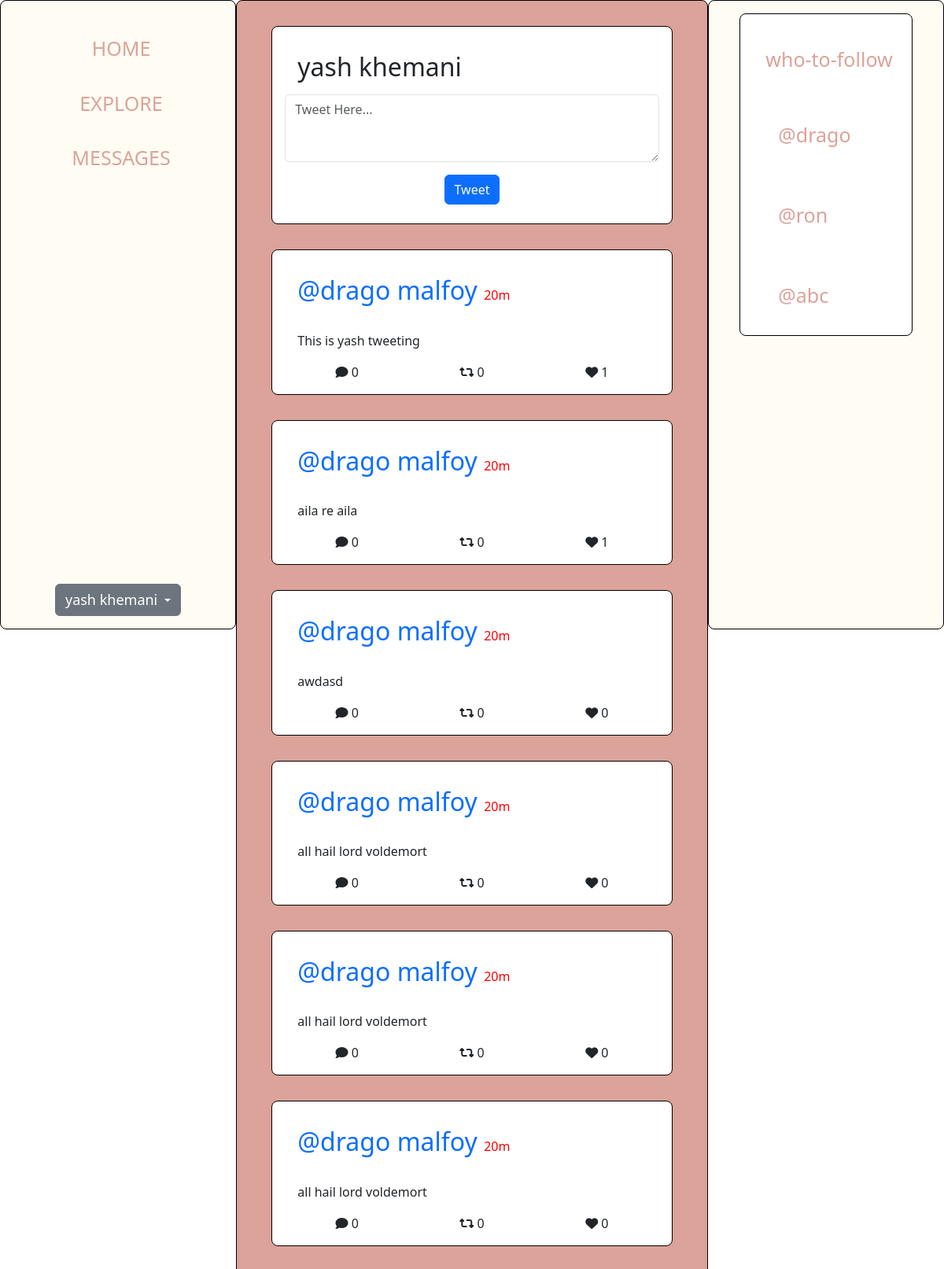
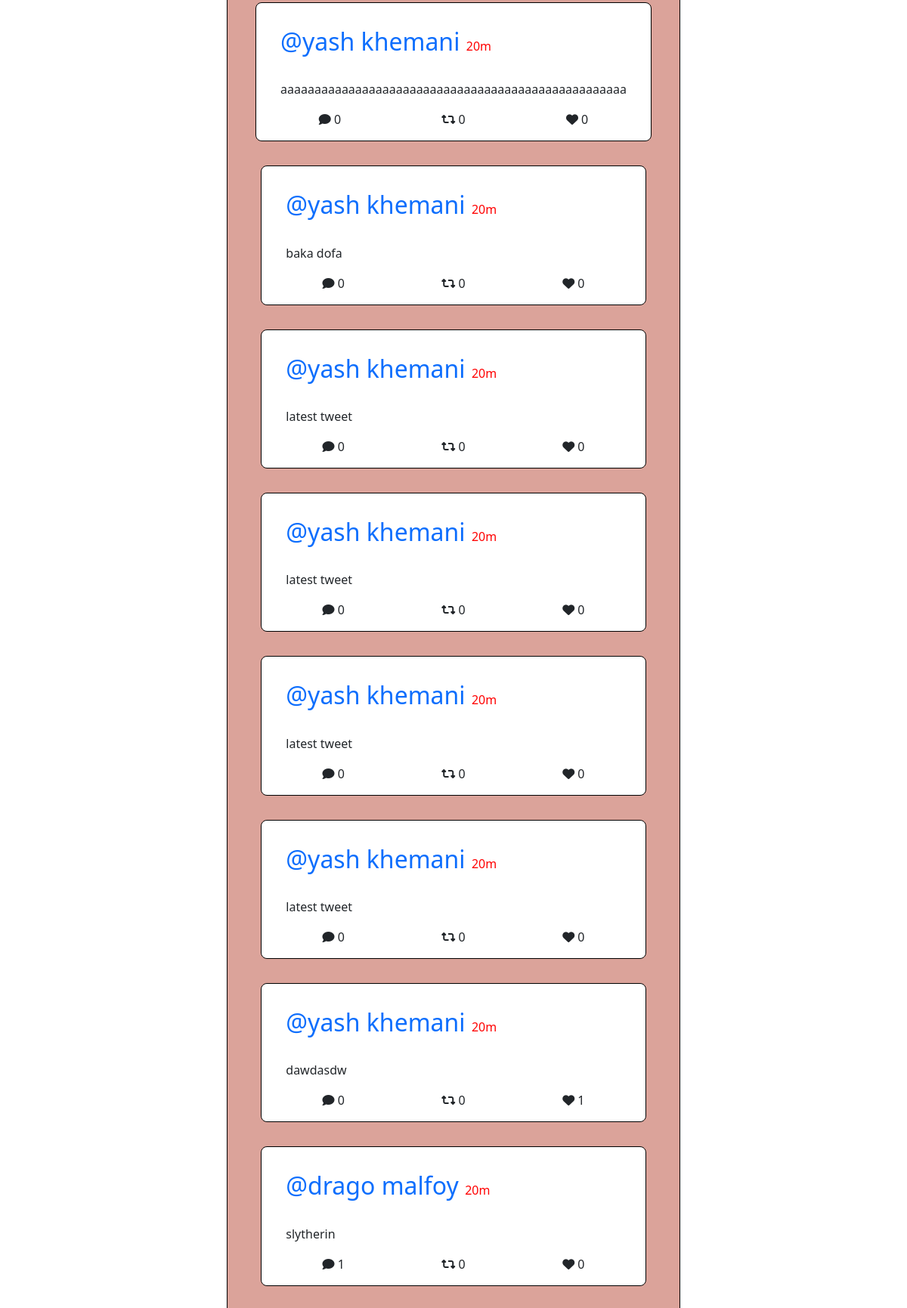
The page / (signed in, upper part) on the database its author committed (2 pictures, top to bottom).
### base/models.py (models this page shows, shortened)
class CustomUser(AbstractUser):
    def __str__(self):
        name = self.first_name + ' ' + self.last_name
        if (len(name)==1):
            return self.username
        else:
            return name

class Tweet(models.Model):
    host = models.ForeignKey(CustomUser, on_delete=models.CASCADE, null=True, related_name='tweets')
    desciption = models.TextField(null=False, blank=False)
    created = models.DateTimeField(auto_now_add=True)
    class Meta:
        ordering = ['-created']

### base/views.py (the view, shortened to what this page needs)
# urls.py: path('', views.homePage, name='homePage'),
def homePage(request):
    if not request.user.is_authenticated:
        return HttpResponseRedirect(reverse('login'))
    tweets = Tweet.objects.all()
    who_to_follow = CustomUser.objects.exclude(username=request.user.username).order_by('-date_joined')[:3]
    return render(request, "base/feed.html", {
        'tweets' : tweets,
        'wtf': who_to_follow
    })

### base/templates/base/feed.html (shortened to what this page needs)
{% extends 'base/homePage.html' %}
{% load static %}
{% block feed %}
<div class="card tweet">
    <form action="{% url 'homePage' %}" method="post">
        <div class="tweet-header form-group">
            <h2>
                {{request.user}}
            </h2>
        </div>
        <div class="form-group">
            <textarea class="form-control" placeholder="Tweet Here..." rows="3" name="tweet"></textarea>
        </div>
        <div class="tweet-footer">
            <button type="submit" class="btn btn-primary mb-2 my-3">Tweet</button>
        </div>
    </form>
</div>
    {% for tweet in tweets %}
    <div class="tweet card" data-id={{tweet.id}}>
        <div class="tweet-header">
            <a href="{% url 'profilePage' tweet.host.username %}" style="text-decoration: none;">
                <h2>
                    @{{tweet.host}}
                </h2>
            </a>
            <span id="time-since-tweet-created">20m</span>
        </div>
        <div class="tweet-body">
            {{tweet.desciption}}
        </div>
        <div class="tweet-footer">
            <div class="likes">
                <i class="fa-solid fa-comment"></i> </i>
                <span>
                    {{ tweet.comments.count }}
                </span>
            </div>
            <div class="likes">
                <i class="fa-solid fa-retweet retweet-icon"></i>
              <span>{{tweet.retweets.count}}</span>
            </div>
            <div class="likes">
                <i class="fa-solid fa-heart heart-icon"></i>
                <span>{{tweet.liked.count}}</span>
            </div>
        </div>
    </div>
    {% endfor %}
{% endblock feed %}

### base/templates/base/homePage.html (shortened to what this page needs)
{% extends 'base/layout.html' %}
{% load static %}
{% block css %}
<link rel="stylesheet" href="{% static 'css/homePage1.css' %}?v=5">
{% endblock css %}
{% block content %}
<div class="home-container">
    <div class="sidebar card">
        <div class="sidebar-header">
            <a href="{% url 'homePage'%}" class="sidebar-links">HOME</a>
            <a href="#" class="sidebar-links">EXPLORE</a>
            <a href="#" class="sidebar-links">MESSAGES</a>
        </div>
    <div class="dropdown">
        <button class="btn btn-secondary dropdown-toggle" type="button" id="dropdownMenuButton1" data-bs-toggle="dropdown" aria-expanded="false">
         <span style="font-size: large;">
            {{request.user}}
         </span>
        </button>
      </div>
    </div>
    <div class="feed card">
        {% block feed %}
        {% endblock feed %}
    </div>
    <div class="side-menu card">
        <div class="card">
            <div class="side-menu-header">
                <h2>who-to-follow</h2>
            </div>
            <div class="side-menu-body">
                {% for user in wtf %}
                    <div class="user">
                        <a href="{% url 'profilePage' user.username %}" class="sidebar-links">
                            <h2>
                                @{{user.username}}
                            </h2>
                        </a>
                    </div>
                {% endfor %}
            </div>
        </div>
    </div>
</div>
{% endblock content %}

### base/templates/base/layout.html (shortened to what this page needs)
{% load static %}
<!DOCTYPE html>
<html lang="en">
<head>
<link href="https://cdn.jsdelivr.net/npm/bootstrap@5.3.0-alpha1/dist/css/bootstrap.min.css" rel="stylesheet">
    {% block css %}
    {% endblock %}
    <link rel="stylesheet" href="https://cdnjs.cloudflare.com/ajax/libs/font-awesome/4.7.0/css/font-awesome.min.css">
</head>
<body>
    {% block content %}
    {% endblock %}
</body>
</html>

### base/static/css/homePage1.css (style rules this page uses)
.home-container { display: grid; grid-template-columns: 1fr 2fr 1fr; }
.card { border: 1px solid black; padding: 1rem; border-radius: 0.5em; }
.sidebar, .side-menu { display: flex; flex-direction: column; justify-content: space-between; align-items: center; height: 100vh; background-color: #FEFCF3; }
.sidebar-header { display: flex; flex-direction: column; align-items: center; justify-content: space-between; }
.sidebar-links , .side-menu h2, .side-menu h3 { padding: 6px 8px 6px 16px; margin-top: 20px; text-decoration: none; font-size: 25px; color: #DBA39A; display: block; }
.sidebar, .side-menu { position: -webkit-sticky; position: sticky; top: 0; }
.feed { display: flex; flex-direction: column; justify-content: start; align-items: center; height: 100%; background-color: #DBA39A; }
.tweet { min-width: 90%; margin: 1rem 0; }
.tweet-header h2 { display:inline; margin: 10px 0px; }
.tweet-header span { color: red; }
.tweet-body, .tweet-header { padding: 1rem; }
.tweet-footer { display: flex; align-items: center; justify-content: space-around; }

### base/templates/base/layout.html (style rules this page uses)
* { margin: 0; padding: 0; box-sizing: border-box; }

### rows shown on the page
CustomUser: user "yash khemani"
Tweet: host "drago malfoy", desciption "This is yash tweeting", comments.count "0", retweets.count "0", liked.count "1"
Tweet: host "drago malfoy", desciption "aila re aila", comments.count "0", retweets.count "0", liked.count "1"
Tweet: host "drago malfoy", desciption "awdasd", comments.count "0", retweets.count "0", liked.count "0"
Tweet: host "drago malfoy", desciption "all hail lord voldemort", comments.count "0", retweets.count "0", liked.count "0"
Tweet: host "drago malfoy", desciption "all hail lord voldemort", comments.count "0", retweets.count "0", liked.count "0"
Tweet: host "drago malfoy", desciption "all hail lord voldemort", comments.count "0", retweets.count "0", liked.count "0"
Tweet: host "yash khemani", desciption "aaaaaaaaaaaaaaaaaaaaaaaaaaaaaaaaaaaaaaaaaaaaaaaaaaa", comments.count "0", retweets.count "0", liked.count "0"
Tweet: host "yash khemani", desciption "baka dofa", comments.count "0", retweets.count "0", liked.count "0"
Tweet: host "yash khemani", desciption "latest tweet", comments.count "0", retweets.count "0", liked.count "0"
Tweet: host "yash khemani", desciption "latest tweet", comments.count "0", retweets.count "0", liked.count "0"
Tweet: host "yash khemani", desciption "latest tweet", comments.count "0", retweets.count "0", liked.count "0"
Tweet: host "yash khemani", desciption "latest tweet", comments.count "0", retweets.count "0", liked.count "0"
Tweet: host "yash khemani", desciption "dawdasdw", comments.count "0", retweets.count "0", liked.count "1"
Tweet: host "drago malfoy", desciption "slytherin", comments.count "1", retweets.count "0", liked.count "0"
CustomUser: username "drago"
CustomUser: username "ron"
CustomUser: username "abc"
